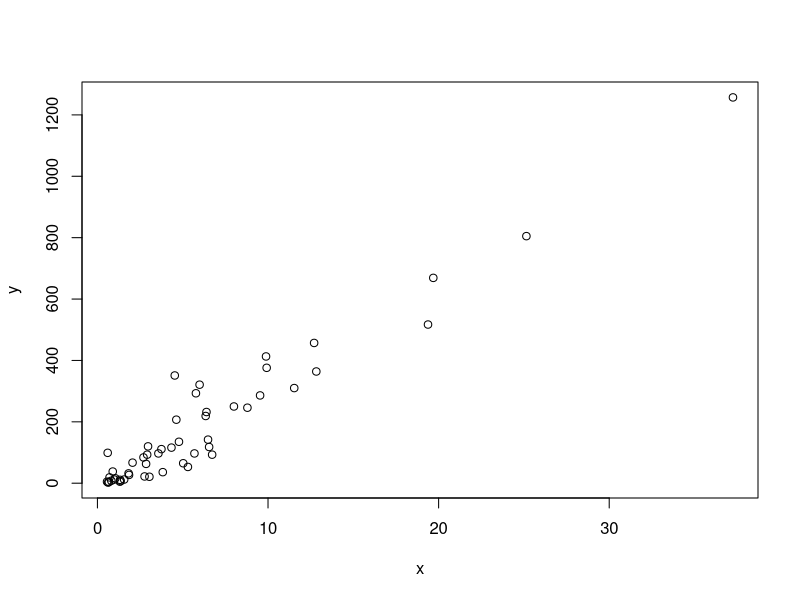
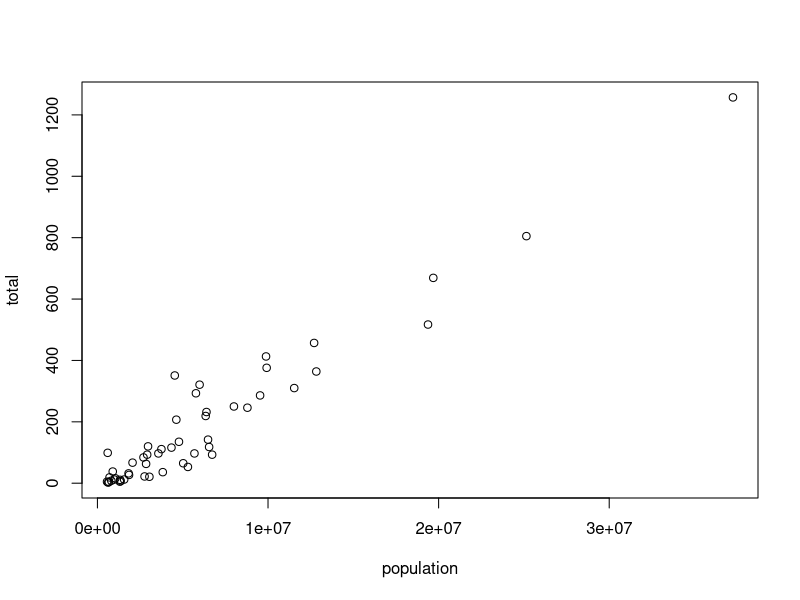
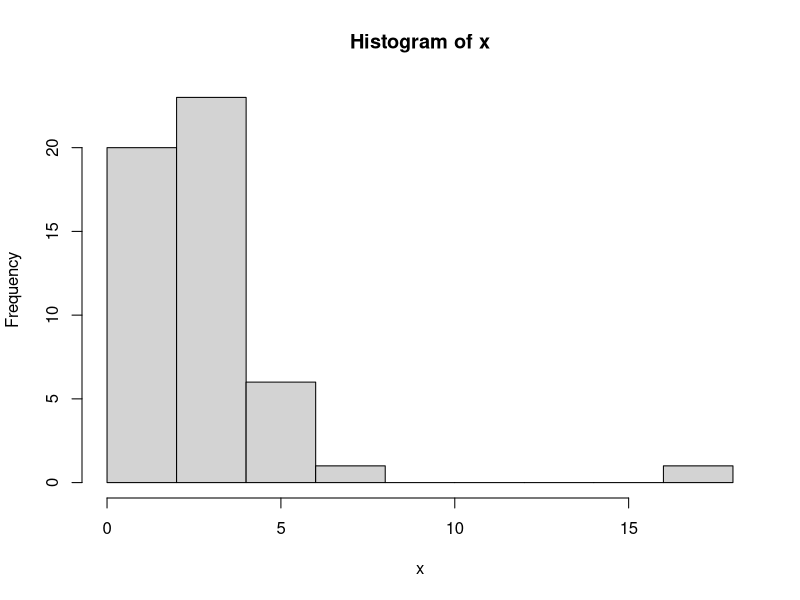
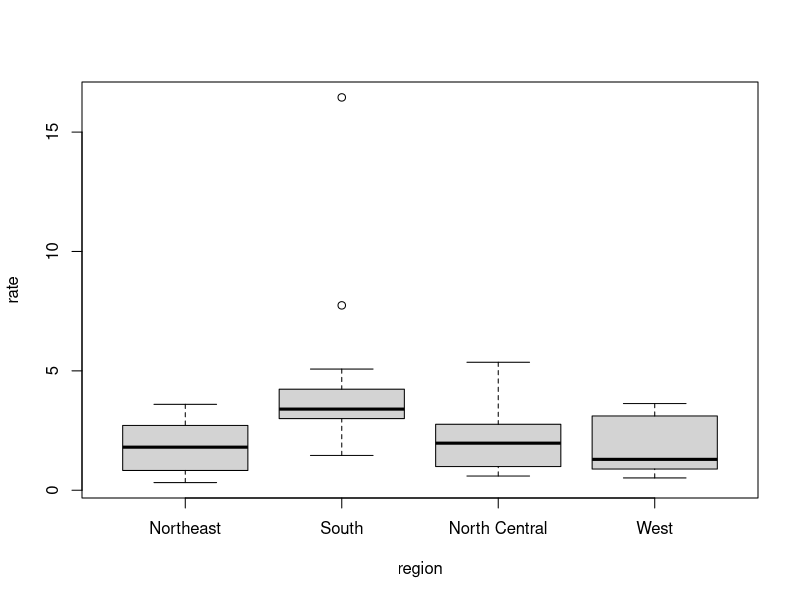
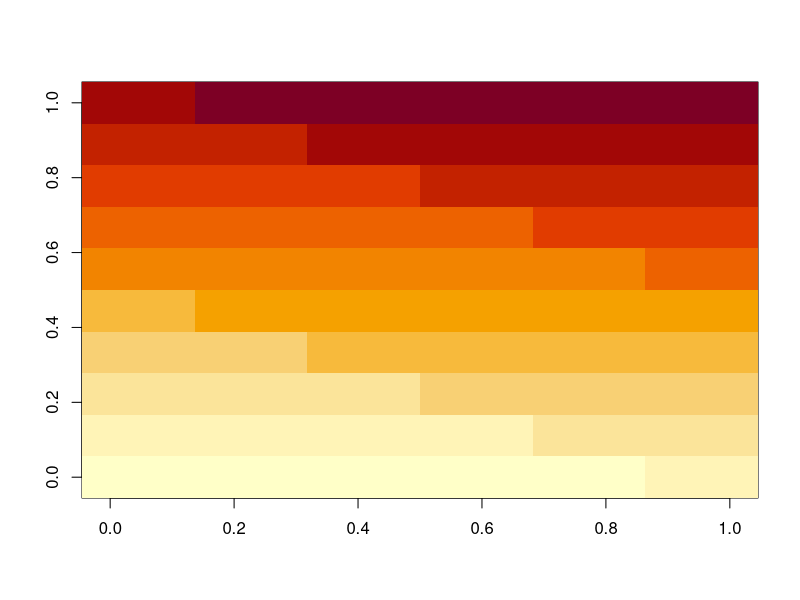
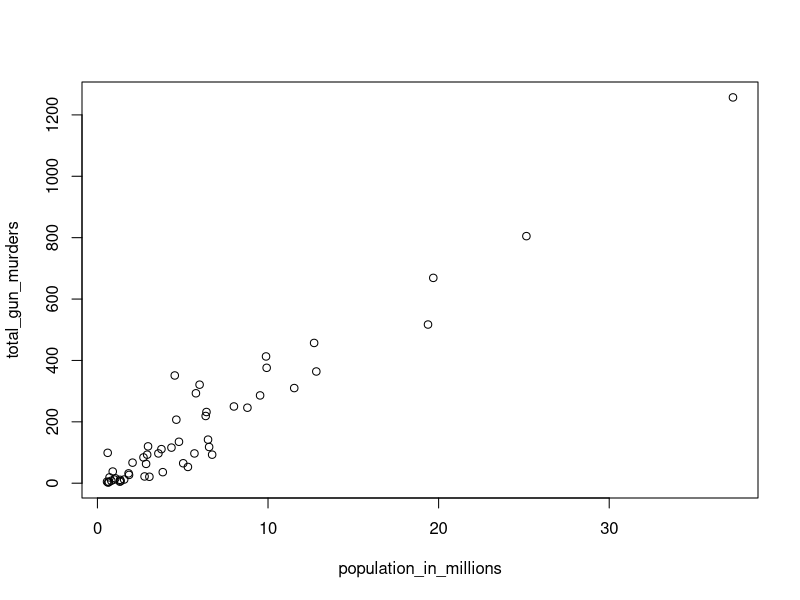
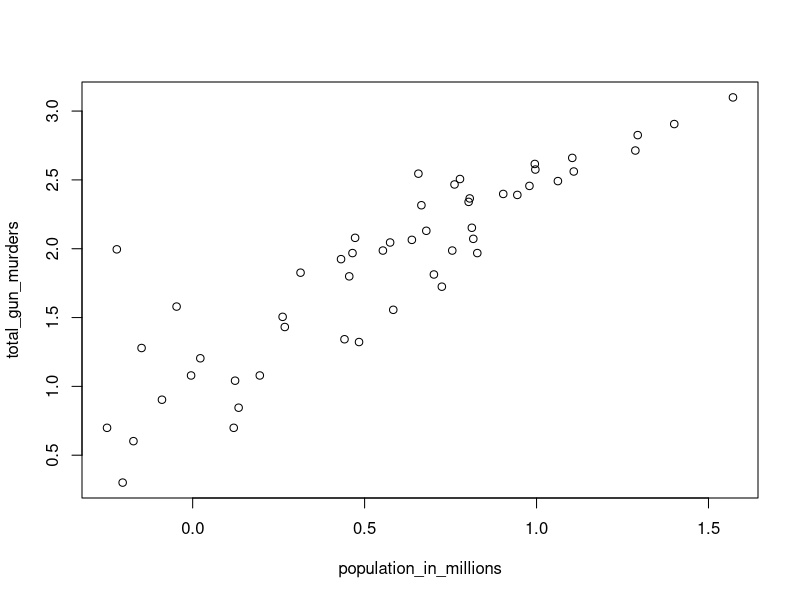
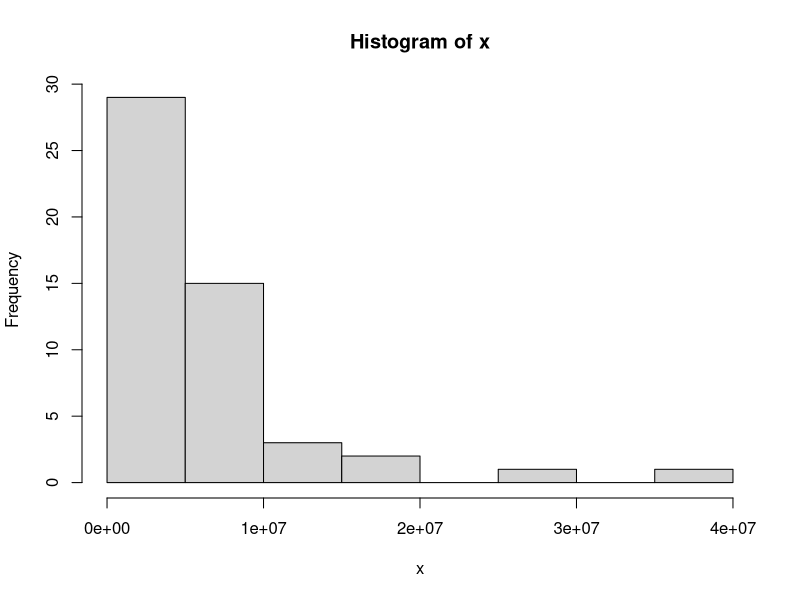

These figures' R source, in order:
## ---- chunk 1
x <- c(1, "canada", 3)
## ---- chunk 2
x
#> [1] "1"      "canada" "3"
class(x)
#> [1] "character"
## ---- chunk 3
x <- 1:5
y <- as.character(x)
y
#> [1] "1" "2" "3" "4" "5"
## ---- chunk 4
as.numeric(y)
#> [1] 1 2 3 4 5
## ---- chunk 5
x <- c("1", "b", "3")
as.numeric(x)
#> Warning: NAs introduced by coercion
#> [1]  1 NA  3
## ---- chunk 6
temp <- c(35, 88, 42, 84, 81, 30)
temp
## ---- chunk 7
country <- c("Beijing", "lagos", "Paris", "Rio de Janerio", "San Juan", "Toronto")
country
## ---- chunk 8
names(temp) <- country
temp
## ---- chunk 9
temp[c(1:3)]
## ---- chunk 10
temp[c(3,5)]
## ---- chunk 11
 12:73
## ---- chunk 12
seq(2, 100, 2)
## ---- chunk 13
length(seq(6, 55, 4/7))
## ---- chunk 14
numeric
## ---- chunk 15
integer
## ---- chunk 16
x <- c("1", "3", "5")
## ---- chunk 17
x <- c("1", "3", "5")
y <- as.integer(x)
y
## ---- chunk 18
library(dslabs)
data(murders)
sort(murders$total)
## ---- chunk 19
x <- c(31, 4, 15, 92, 65)
sort(x)
#> [1]  4 15 31 65 92
## ---- chunk 20
index <- order(x)
x[index]
## ---- chunk 21
x
#> [1] 31  4 15 92 65
order(x)
#> [1] 2 3 1 5 4
## ---- chunk 22
murders$state[1:6]
#> [1] "Alabama"    "Alaska"     "Arizona"    "Arkansas"   "California"
#> [6] "Colorado"
murders$abb[1:6]
#> [1] "AL" "AK" "AZ" "AR" "CA" "CO"
## ---- chunk 23
ind <- order(murders$total) 
murders$abb[ind] 
#>  [1] "VT" "ND" "NH" "WY" "HI" "SD" "ME" "ID" "MT" "RI" "AK" "IA" "UT"
#> [14] "WV" "NE" "OR" "DE" "MN" "KS" "CO" "NM" "NV" "AR" "WA" "CT" "WI"
#> [27] "DC" "OK" "KY" "MA" "MS" "AL" "IN" "SC" "TN" "AZ" "NJ" "VA" "NC"
#> [40] "MD" "OH" "MO" "LA" "IL" "GA" "MI" "PA" "NY" "FL" "TX" "CA"
## ---- chunk 24
max(murders$total)
#> [1] 1257
## ---- chunk 25
i_max <- which.max(murders$total)
murders$state[i_max]
#> [1] "California"
## ---- chunk 26
x <- c(31, 4, 15, 92, 65)
rank(x)
#> [1] 3 1 2 5 4
## ---- chunk 27
x <- c(1,2,3)
y <- c(10, 20, 30, 40, 50, 60, 70)
x+y
#> Warning in x + y: longer object length is not a multiple of shorter
#> object length
#> [1] 11 22 33 41 52 63 71
## ---- chunk 28
library(dslabs)
data("murders")
## ---- chunk 29
pop <- murders$population
sort(pop)
s_p <- sort(pop)
s_p[1]
## ---- chunk 30
i_min <- max(order(s_p))
murders$state[i_min]
## ---- chunk 31
i_min2 <- which.min(murders$population)
murders$state[i_min2]
## ---- chunk 32
temp <- c(35, 88, 42, 84, 81, 30)
city <- c("Beijing", "Lagos", "Paris", "Rio de Janeiro", 
          "San Juan", "Toronto")
city_temps <- data.frame(name = city, temperature = temp)
## ---- chunk 33
ranks <- rank(murders$population)
murders$state[ranks]
ranks_state <- murders$state[ranks]
my_df <- data.frame(ranks_state, ranks)
my_df
## ---- chunk 34
ind <- order(ranks)
ranks_state[ind]
## ---- chunk 35
data("na_example")  
str(na_example)
#> int [1:1000] 2 1 3 2 1 3 1 4 3 2 ...
## ---- chunk 36
mean(na_example)
#> [1] NA
## ---- chunk 37
is.na(na_example)
ind <- is.na(na_example)
sum(ind)
#> [1] 145
## ---- chunk 38
sum(!ind)
#> [1] 855
## ---- chunk 39
library(dslabs)
data("murders")
murders$state[which.max(murders$population)]
#> [1] "California"
## ---- chunk 40
inches <- c(69, 62, 66, 70, 70, 73, 67, 73, 67, 70)
## ---- chunk 41
inches * 2.54
#>  [1] 175 157 168 178 178 185 170 185 170 178
## ---- chunk 42
inches - 69
#>  [1]  0 -7 -3  1  1  4 -2  4 -2  1
## ---- chunk 43
murder_rate <- murders$total / murders$population * 100000
## ---- chunk 44
murders$abb[order(murder_rate)]
#>  [1] "VT" "NH" "HI" "ND" "IA" "ID" "UT" "ME" "WY" "OR" "SD" "MN" "MT"
#> [14] "CO" "WA" "WV" "RI" "WI" "NE" "MA" "IN" "KS" "NY" "KY" "AK" "OH"
#> [27] "CT" "NJ" "AL" "IL" "OK" "NC" "NV" "VA" "AR" "TX" "NM" "CA" "FL"
#> [40] "TN" "PA" "AZ" "GA" "MS" "MI" "DE" "SC" "MD" "MO" "LA" "DC"
## ---- chunk 45
temp <- c(35, 88, 42, 84, 81, 30)
city <- c("Beijing", "Lagos", "Paris", "Rio de Janeiro", 
          "San Juan", "Toronto")
city_temps <- data.frame(name = city, temperature = temp)
## ---- chunk 46
temp_cel <- (temp - 32) * 5/9
city_temps <- data.frame(name = city, temperature = temp_cel)
## ---- chunk 47
a <- 1:1000
b <- 1 / a^2
sum(b)
## ---- chunk 48
murder_rate <- murders$total / murders$population * 100000
mean(murder_rate)
#> [1] 2.779125
## ---- chunk 49
library(dslabs)
data("murders")
## ---- chunk 50
murder_rate <- murders$total / murders$population * 100000 
## ---- chunk 51
ind <- murder_rate < 0.71
## ---- chunk 52
ind <- murder_rate <= 0.71
## ---- chunk 53
murders$state[ind]
#> [1] "Hawaii"        "Iowa"          "New Hampshire" "North Dakota" 
#> [5] "Vermont"
## ---- chunk 54
sum(ind)
#> [1] 5
## ---- chunk 55
TRUE & TRUE
#> [1] TRUE
TRUE & FALSE
#> [1] FALSE
FALSE & FALSE
#> [1] FALSE
## ---- chunk 56
west <- murders$region == "West"
safe <- murder_rate <= 1
## ---- chunk 57
ind <- safe & west
murders$state[ind]
#> [1] "Hawaii"  "Idaho"   "Oregon"  "Utah"    "Wyoming"
## ---- chunk 58
ind <- which(murders$state == "California")
murder_rate[ind]
#> [1] 3.37
## ---- chunk 59
ind <- match(c("New York", "Florida", "Texas"), murders$state)
ind
#> [1] 33 10 44
## ---- chunk 60
murder_rate[ind]
#> [1] 2.67 3.40 3.20
## ---- chunk 61
c("Boston", "Dakota", "Washington") %in% murders$state
#> [1] FALSE FALSE  TRUE
## ---- chunk 62
match(c("New York", "Florida", "Texas"), murders$state)
#> [1] 33 10 44
which(murders$state%in%c("New York", "Florida", "Texas"))
#> [1] 10 33 44
## ---- chunk 63
library(dslabs)
data(murders)
## ---- chunk 64
murder_rate <- murders$total / murders$population *100000
low <- murder_rate < 1
## ---- chunk 65
ind <- which(low)
ind
## ---- chunk 66
murders$state[ind]
#> [1] "Hawaii"        "Idaho"         "Iowa"         
#> [4] "Maine"         "Minnesota"     "New Hampshire"
#> [7] "North Dakota"  "Oregon"        "South Dakota" 
#> [10] "Utah"          "Vermont"       "Wyoming" 
## ---- chunk 67
northeast <- murders$region == "Northeast"
safe <- low
murders$state[northeast & safe]
#> [1] "Maine"         "New Hampshire" "Vermont"  
## ---- chunk 68
mean(murder_rate)
#> [1] 2.779125
ind <- murder_rate < mean(murder_rate)
murders$state[ind]
## ---- chunk 69
match(c("AK", "MI", "IA"), murders$abb)
#> [1]  2 23 16
match <- match(c("AK", "MI", "IA"), murders$abb)
murders$state[match]
#> [1] "Alaska"   "Michigan" "Iowa"   
## ---- chunk 70
which(murders$abb%in%c("MA", "ME", "MI", "MO", "MU"))
#> [1] 20 22 23 26
## ---- chunk 71
which(!murders$abb%in%c("MA", "ME", "MI", "MO", "MU"))
#> [1]  1  2  3  4  5  6  7  8  9 10 11 12 13 14 15 16 17 18 19
#> [20] 21 24 25 27 28 29 30 31 32 33 34 35 36 37 38 39 40 41 42
#> [39] 43 44 45 46 47 48 49 50 51
## ---- chunk 72
x <- murders$population / 10^6
y <- murders$total
plot(x, y)
## ---- chunk 73
with(murders, plot(population, total))
## ---- chunk 74
x <- with(murders, total / population * 100000)
hist(x)
## ---- chunk 75
murders$state[which.max(x)]
#> [1] "District of Columbia"
## ---- chunk 76
murders$rate <- with(murders, total / population * 100000)
boxplot(rate~region, data = murders)
## ---- chunk 77
x <- matrix(1:120, 12, 10)
image(x)
## ---- chunk 78
library(dslabs)
data(murders)
population_in_millions <- murders$population/10^6
total_gun_murders <- murders$total
plot(population_in_millions, total_gun_murders)
## ---- chunk 79
population_in_millions <- log10(murders$population/10^6)
total_gun_murders <- log10(murders$total)
plot(population_in_millions, total_gun_murders)
## ---- chunk 80
x <- murders$population
hist(x)
## ---- chunk 81
boxplot(population~region, data = murders)
